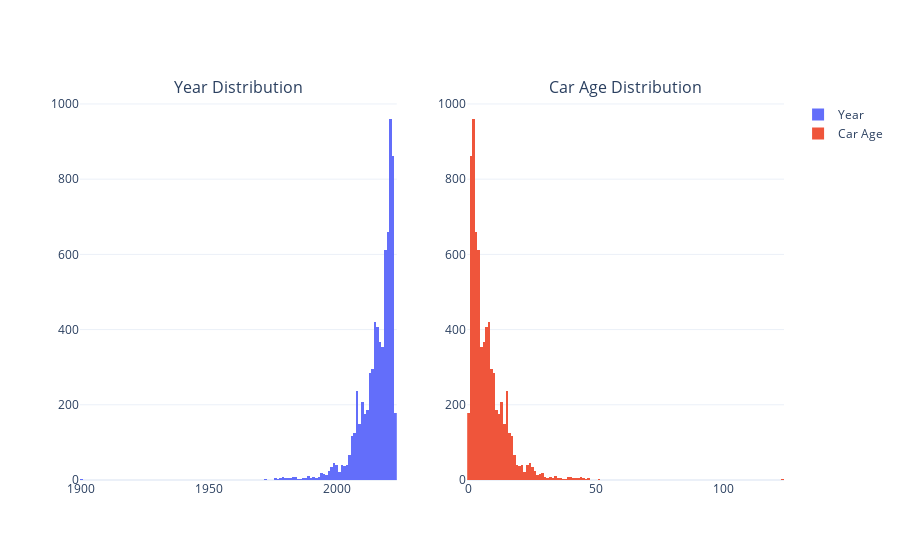

Here is the notebook cell this chart was saved with:
### Code cell
fig = make_subplots(rows=1, cols=2, subplot_titles=(
    "Year Distribution", "Car Age Distribution"))

fig.add_trace(
    go.Histogram(x=used['year'], name='Year'),
    row=1, col=1
)

fig.add_trace(
    go.Histogram(x=used['car_age'], name='Car Age'),
    row=1, col=2
)

### Figure 1 — Plotly figure (JSON) as saved in the notebook; plotly's stock layout.template omitted (floating-point values rounded to 4 significant figures; data arrays with more than 128 entries replaced by an {"elided": "..."} marker saying what was removed)
{"data": [{"name": "Year", "type": "histogram", "x": {"elided": "7106 int values"}, "xaxis": "x", "yaxis": "y"}, {"name": "Car Age", "type": "histogram", "x": {"elided": "7106 int values"}, "xaxis": "x2", "yaxis": "y2"}], "layout": {"annotations": [{"font": {"size": 16}, "showarrow": false, "text": "Year Distribution", "x": 0.225, "xanchor": "center", "xref": "paper", "y": 1, "yanchor": "bottom", "yref": "paper"}, {"font": {"size": 16}, "showarrow": false, "text": "Car Age Distribution", "x": 0.775, "xanchor": "center", "xref": "paper", "y": 1, "yanchor": "bottom", "yref": "paper"}], "xaxis": {"anchor": "y", "domain": [0, 0.45]}, "xaxis2": {"anchor": "y2", "domain": [0.55, 1]}, "yaxis": {"anchor": "x", "domain": [0, 1]}, "yaxis2": {"anchor": "x2", "domain": [0, 1]}}}
